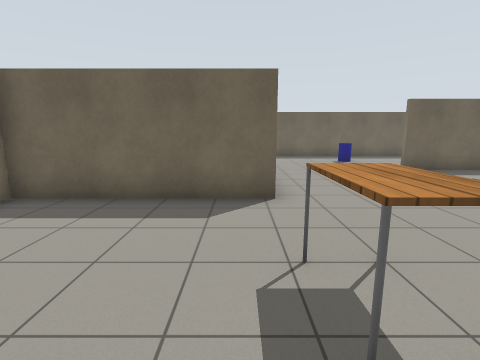
View 1 (above)

13 first-person views from a walk through a robot-simulator world made for Gazebo. The camera is 1.3 m above the floor, tilts 10° down and sees 85° across. The floor is counted in squares, 1 m on a side. Each view is taken from the middle of a square. On the plan, view 1 faces up. The plan holds only what a view shows up to about 13 squares ahead; the rest is blank. Gazebo's built-in surfaces are drawn with simple patterns.

View 2
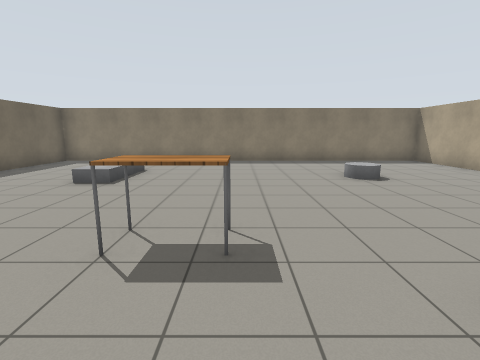

View 3
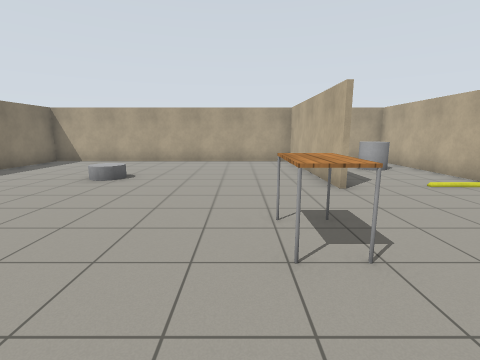

View 4
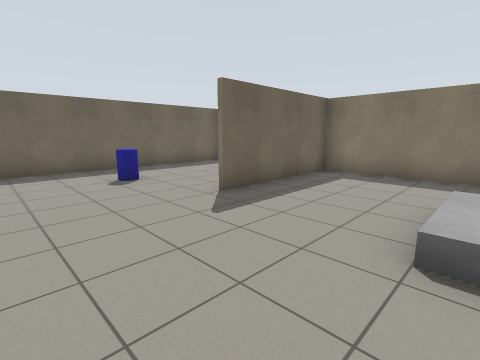

View 5
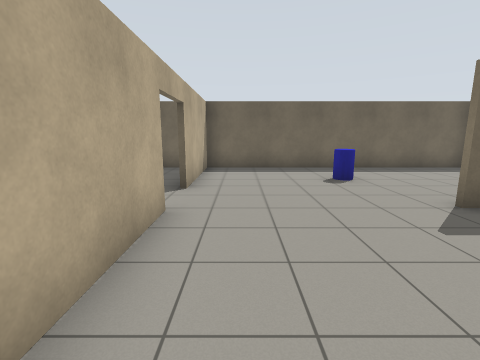

View 6
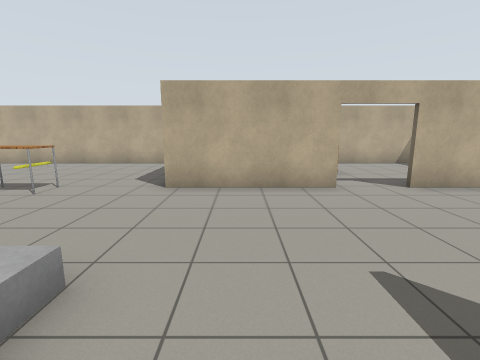

View 7
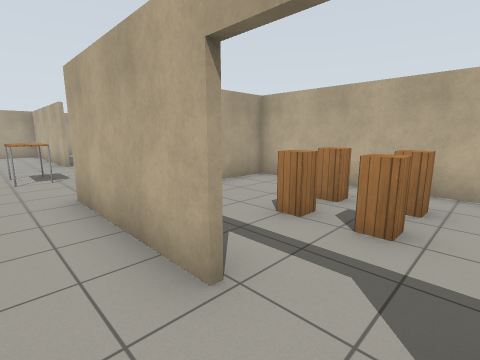

View 8
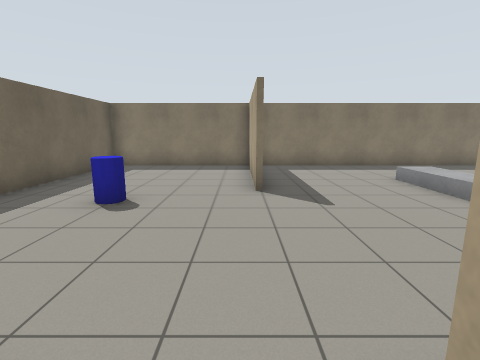

View 9
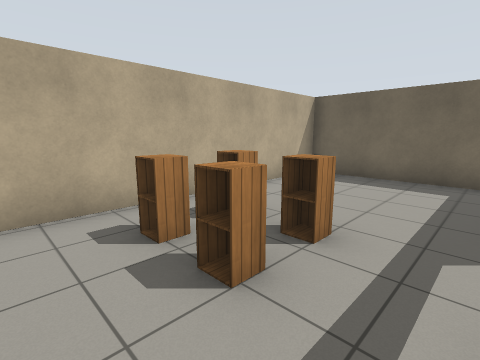

View 10
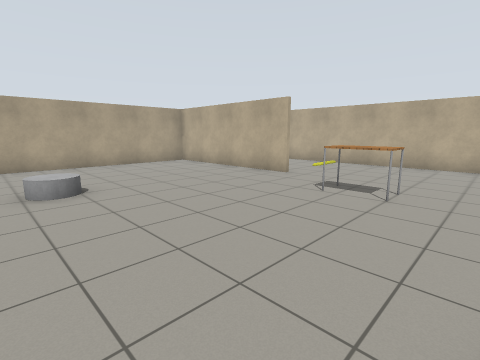

View 11
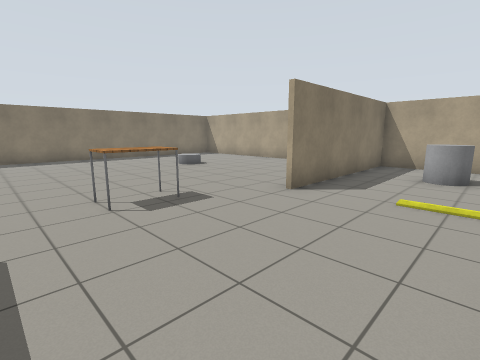

View 12
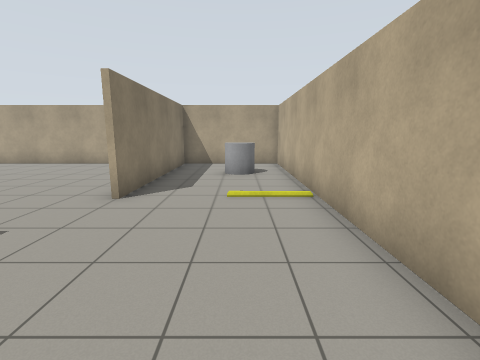

View 13
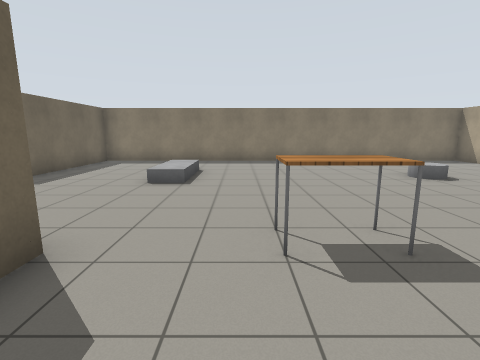

### Floor plan
Ten units are one square. View 1 is at (0, 0); x grows to the right and y downward. Boxes are objects, and circles mark ways between rooms. Rooms are numbered by the first view taken in them; rooms with no view inside come last. Other rooms are left out.
<svg viewBox="-52 -157 165 238">
<path fill="none" stroke="#000" d="M-4 11 -4 75M59 -96 108 -96 108 -152 11 -152M7 -94 7 -52 -47 -52M-47 -50 -47 75 108 75 108 -95 59 -95M-6 76 -6 11M7 -152 7 -111M-47 -53 -29 -53M11 -152 -47 -152 -47 -50"/>
<rect x="-35" y="45" width="10" height="10" fill="#bbb"><title>grey cylinder</title></rect>
<rect x="5" y="-25" width="10" height="20" fill="#bbb"><title>table</title></rect>
<rect x="45" y="-55" width="30" height="10" fill="#bbb"><title>grey box</title></rect>
<rect x="45" y="-135" width="10" height="10" fill="#bbb"><title>other object</title></rect>
<rect x="55" y="15" width="10" height="20" fill="#bbb"><title>grey cylinder</title></rect>
<rect x="-35" y="-95" width="10" height="10" fill="#bbb"><title>cabinet</title></rect>
<rect x="-35" y="-105" width="10" height="10" fill="#bbb"><title>cabinet</title></rect>
<rect x="-25" y="-95" width="10" height="10" fill="#bbb"><title>cabinet</title></rect>
<rect x="-25" y="-105" width="10" height="10" fill="#bbb"><title>cabinet</title></rect>
<circle cx="10" cy="-105" r="3" fill="#2a7"/>
<text x="40" y="-20">1</text>
<text x="-20" y="-100">2</text>
</svg>
Room 1 opens to room 2.

Where each view was taken, in squares from view 1:
view 1: 0 up, 0 right, facing up
view 2: 1 up, 2 left, facing right
view 3: 5 up, 2 right, facing down
view 4: 5 up, 2 right, facing up-right
view 5: 5 up, 2 right, facing up
view 6: 7 up, 7 right, facing left
view 7: 11 up, 2 right, facing down-left
view 8: 10 up, 0 right, facing right
view 9: 7 up, 0 right, facing up-left
view 10: 4 up, 7 right, facing down-left
view 11: 4 up, 4 left, facing down-right
view 12: 4 up, 3 left, facing down
view 13: 3 up, 2 left, facing right
